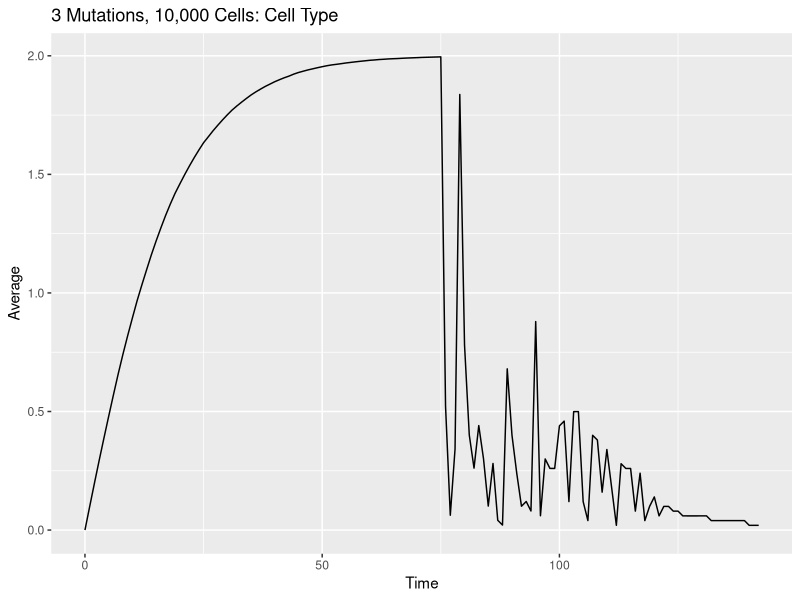
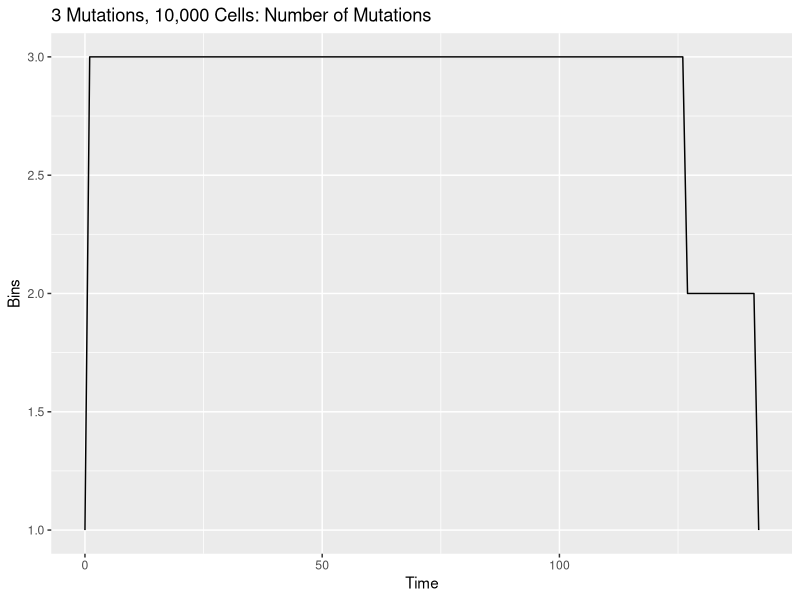
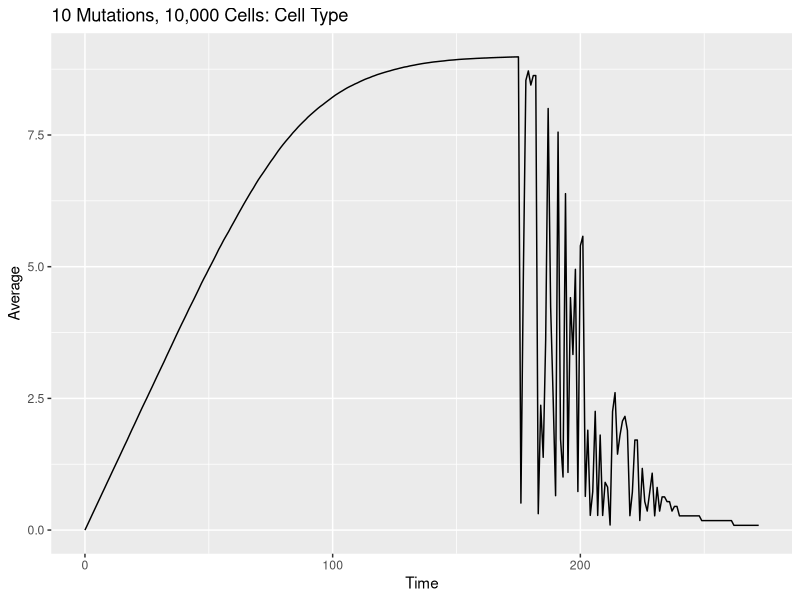
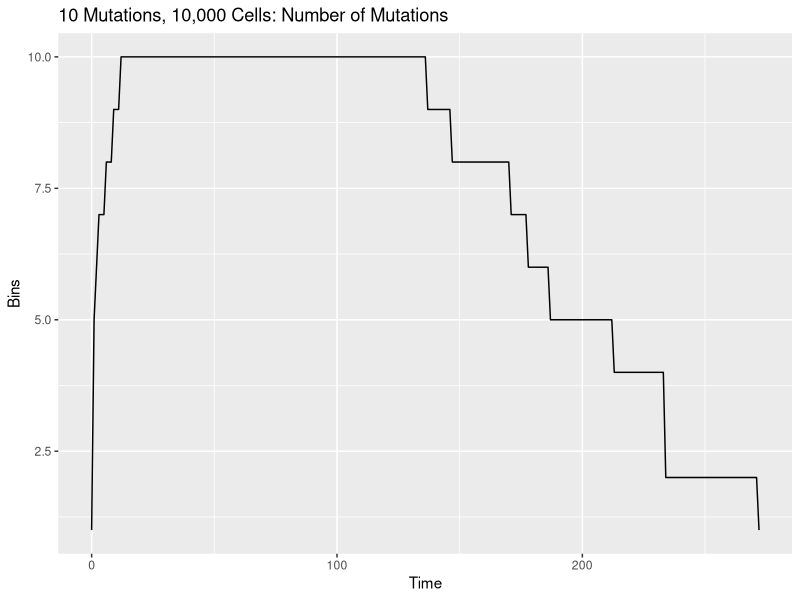

The R script that drew these images, in order:
library(ggplot2)
library(gridExtra)

data3 = read.csv("Statistic_Output_3Muts.txt", head = F, sep = "\t")
data10 = read.csv("Statistic_Output_10Muts.txt", head = F, sep = "\t")


names(data3) = c("Time", "Average", "Bins")
names(data10) = c("Time", "Average", "Bins")

a = ggplot(data3, aes(Time, Average) ) + geom_line() + ggtitle("3 Mutations, 10,000 Cells: Cell Type")
b = ggplot(data3, aes(Time, Bins) ) + geom_line() + ggtitle("3 Mutations, 10,000 Cells: Number of Mutations")
c = ggplot(data10, aes(Time, Average) ) + geom_line() + ggtitle("10 Mutations, 10,000 Cells: Cell Type")
d = ggplot(data10, aes(Time, Bins) ) + geom_line() + ggtitle("10 Mutations, 10,000 Cells: Number of Mutations")

#grid.arrange(a,b, col = 2)

f = arrangeGrob(a,c,b, d)

ggsave(file = "AveragesandBins.pdf", f)
